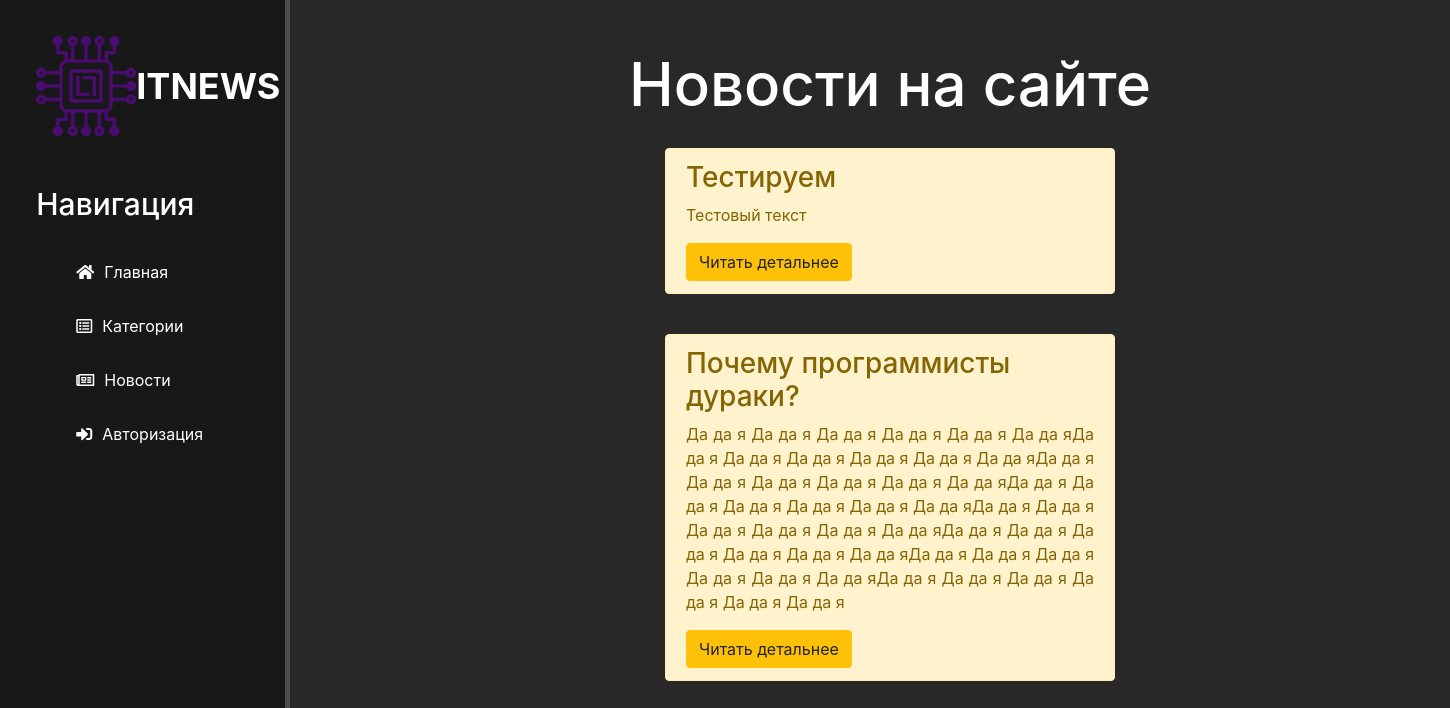
Page /news/ on the committed database.
### news/models.py (models this page shows, shortened)
class Articles(models.Model):
    title = models.CharField('Название', max_length=100)
    anons = models.TextField('Анонс')
    full_text = models.TextField('Статья')
    date = models.DateField('Дата публикации')
    category = models.ForeignKey(Category, verbose_name="Категория", related_name="products", on_delete=models.CASCADE,default=1)
    slug = AutoSlugField(populate_from='title')
    class Meta:
        verbose_name = 'Новость'
        verbose_name_plural = 'Новости'

### news/views.py (the view)
# urls.py: path('', views.news_home, name ='news_home'),
def news_home(request, category_slug=None):
    category = None
    categories = Category.objects.all()
    news = Articles.objects.order_by('date')
    if category_slug:
        category = get_object_or_404(Category, slug=category_slug)
        news = Articles.objects.filter(category=category)
    return render(request, 'news/news_home.html',
                  {'news': news, 'categories': categories})

### news/templates/news/news_home.html (shortened to what this page needs)
{% extends 'main/layout.html' %}
{% block content %}
    <div class="content">
        <h1 class="content mt-5">Новости на сайте</h1>
        {% for el in news %}
            <div class="alert alert-warning news">
                <h3 class="text-left">{{ el.title }}</h3>
                <p>{{ el.anons }}</p>
                <a href="{% url 'news_detail' el.slug %}" class="btn btn-warning text-center">Читать детальнее</a>
            </div>
        {% endfor %}
    </div>
{%endblock%}

### main/static/main/css/main.css (style rules this page uses)
body { background:#282828; }
.news { float: left; clear: both; width: 450px; margin: 20px 34%; animation:fadeInUp; animation-duration: 1.7s; }
.content { display:flex; flex-direction:column; color: white; align-items: center; width: 150vh; }
.content h1 { font-size:60px; animation:fadeInUp; animation-duration: 1.7s; }
.content h3 { text-align:left; }
.content p { text-align:justify; }

### rows in the picture
Articles: title "Тестируем", anons "Тестовый текст"
Articles: title "Почему программисты дураки?", anons "Да да я Да да я Да да я Да да я Да да я Да да яДа да я Да да я Да да я Да да я Да да я Да да яДа да я Да да я Да да я Да да я Да да я Да да яДа да я Да да я Да да я Да да я Да да я Да да яДа да я Да да я Да да я Да да я Да да я Да да яДа да я Да да я Да да я Да да я Да да я Да да яДа да я Да да я Да да я Да да я Да да я Да да яДа да я Да да я Да да я Да да я Да да я Да да я"
